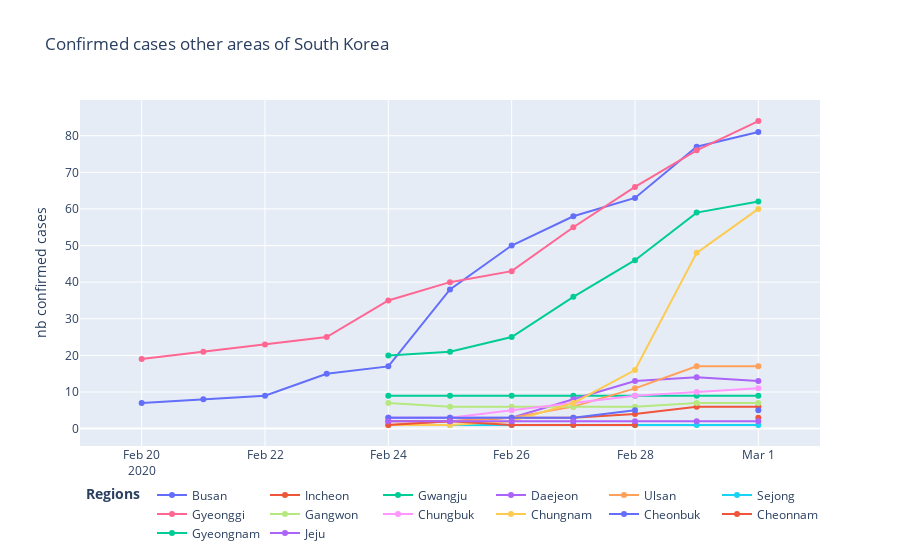

This figure's notebook cell:
### Code cell
list_regions = LIST_AREA.copy()
list_regions.remove("Seoul")
list_regions.remove("Daegu")
list_regions.remove("Gyeongbuk")

import plotly.graph_objects as go

fig = go.Figure()
# Create and style traces
for area_curr in list_regions:
    
    fig.add_trace(go.Scatter(x=df_kcdc_interp.index, 
                         y=df_kcdc_interp[area_curr],
                    mode='lines+markers',
                    name=area_curr))

# Edit the layout
fig.update_layout(title='Confirmed cases other areas of South Korea',
                   yaxis_title='nb confirmed cases')

fig.update_xaxes(range=['2020-02-19', df_kcdc_interp.index[-1]])
#fig.update_yaxes(range=[3, 9])
fig.update_layout(legend_title='<b> Regions </b>')
fig.update_layout(legend_orientation="h")
fig.show()
